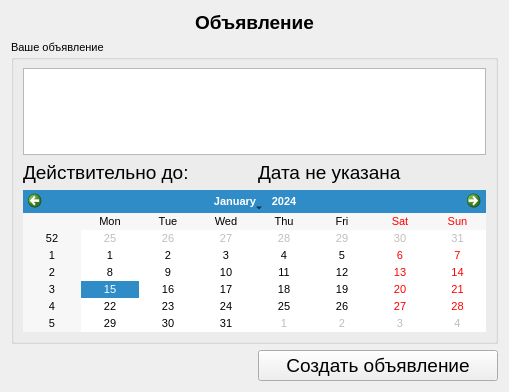
<?xml version="1.0" encoding="UTF-8"?>
<ui version="4.0">
 <class>createEvent</class>
 <widget class="QWidget" name="createEvent">
  <property name="geometry">
   <rect>
    <x>0</x>
    <y>0</y>
    <width>509</width>
    <height>392</height>
   </rect>
  </property>
  <property name="windowTitle">
   <string>Form</string>
  </property>
  <layout class="QGridLayout" name="gridLayout">
   <item row="4" column="1">
    <widget class="QPushButton" name="pushButton_2">
     <property name="font">
      <font>
       <pointsize>14</pointsize>
      </font>
     </property>
     <property name="text">
      <string>Создать объявление</string>
     </property>
    </widget>
   </item>
   <item row="0" column="0" colspan="2">
    <widget class="QLabel" name="label">
     <property name="font">
      <font>
       <pointsize>14</pointsize>
       <weight>75</weight>
       <bold>true</bold>
      </font>
     </property>
     <property name="text">
      <string>Объявление</string>
     </property>
     <property name="alignment">
      <set>Qt::AlignCenter</set>
     </property>
    </widget>
   </item>
   <item row="1" column="0" rowspan="2" colspan="2">
    <widget class="QGroupBox" name="groupBox">
     <property name="font">
      <font>
       <pointsize>8</pointsize>
      </font>
     </property>
     <property name="title">
      <string>Ваше объявление</string>
     </property>
     <layout class="QGridLayout" name="gridLayout_2">
      <item row="1" column="0">
       <widget class="QLabel" name="label_2">
        <property name="font">
         <font>
          <pointsize>14</pointsize>
         </font>
        </property>
        <property name="text">
         <string>Действительно до:</string>
        </property>
       </widget>
      </item>
      <item row="1" column="1">
       <widget class="QLabel" name="label_3">
        <property name="font">
         <font>
          <pointsize>14</pointsize>
         </font>
        </property>
        <property name="text">
         <string>Дата не указана</string>
        </property>
       </widget>
      </item>
      <item row="3" column="0" colspan="2">
       <widget class="QCalendarWidget" name="calendarWidget"/>
      </item>
      <item row="0" column="0" colspan="2">
       <widget class="QTextEdit" name="textEdit">
        <property name="font">
         <font>
          <pointsize>14</pointsize>
         </font>
        </property>
       </widget>
      </item>
     </layout>
     <zorder>label_2</zorder>
     <zorder>label_2</zorder>
     <zorder>calendarWidget</zorder>
     <zorder>label_3</zorder>
     <zorder>textEdit</zorder>
    </widget>
   </item>
  </layout>
 </widget>
 <resources/>
 <connections/>
</ui>
